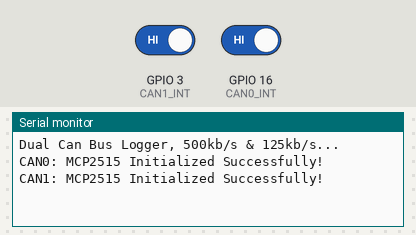
This sketch was run on a simulated ESP8266 (NodeMCU). Parts: the last lines printed to the serial monitor. Inputs (shaded band) come from the test bench; at power-on: GPIO 3 (CAN1_INT) HIGH, GPIO 16 (CAN0_INT) HIGH.

Above: at 1.2 s.
1.3 s: GPIO 3 (CAN1_INT) driven LOW
At 2.4 s:
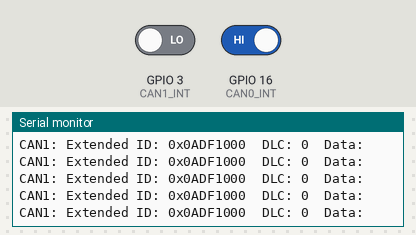
3.2 s: GPIO 16 (CAN0_INT) driven LOW
At 4.2 s:
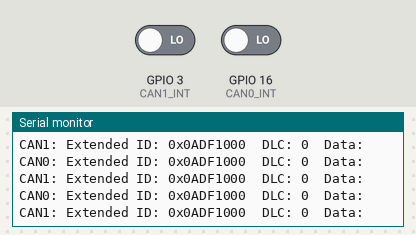
4.7 s: GPIO 3 (CAN1_INT) driven HIGH
At 5.4 s:
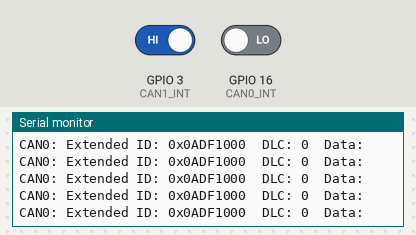

Measured:
- after the input at 1.3 s, the serial monitor: prints a new line at once (image 1)
- after the input at 4.7 s, the serial monitor: prints a new line at once (image 3)

The sketch:

TEST_DUAL_CAN_HW-184.ino
```cpp
/*
 Name:		TEST_DUAL_CAN_HW_184.ino
 Created:	2/7/2022 4:13:10 PM
 Author:	Micro
*/

// CAN Receive Example
// Uses the MCP_CAN_lib-master-1.5.0 library
// https://github.com/coryjfowler/MCP_CAN_lib

#include <mcp_can.h>
#include <SPI.h>


unsigned long upTimer = millis();

#define CAN0_INT 16                             // Set INT to pin 16
MCP_CAN CAN0(22);                               // Set CS to pin 10

// Add 2nd Can Module
#define CAN1_INT 3                              // Set INT to pin 2
MCP_CAN CAN1(17);                               // Set CS to pin 10


void setup()
{
  // Serial needs to be at least this speed otherwise line will be dropped
  Serial.begin(250000);
  Serial.println("Dual Can Bus Logger, 500kb/s & 125kb/s...");

  // Initialize MCP2515 running at 8MHz with a baudrate of 500kb/s and the masks and filters disabled.
  if (CAN0.begin(MCP_ANY, CAN_500KBPS, MCP_8MHZ) == CAN_OK)
    Serial.println("CAN0: MCP2515 Initialized Successfully!");
  else
    Serial.println("CAN0: Error Initializing MCP2515...");
    CAN0.setMode(MCP_NORMAL);                              // Set operation mode to normal so the MCP2515 sends acks to received data.
      pinMode(CAN0_INT, INPUT);                            // Configuring pin for /INT input

  // Add 2nd Can Module

  // Initialize MCP2515 running at 8MHz with a baudrate of 125kb/s and the masks and filters disabled.
  if (CAN1.begin(MCP_ANY, CAN_125KBPS, MCP_8MHZ) == CAN_OK)
    Serial.println("CAN1: MCP2515 Initialized Successfully!");
  else
    Serial.println("CAN1: Error Initializing MCP2515...");
  CAN1.setMode(MCP_NORMAL);                               // Set operation mode to normal so the MCP2515 sends acks to received data.
  pinMode(CAN1_INT, INPUT);                               // Configuring pin for /INT input

  //SPI.setClockDivider(SPI_CLOCK_DIV4);         // Set SPI to run at 4MHz (8MHz / 2 = 4 MHz)
                                                 //SPI_CLOCK_DIV2 would be used for 8MHz (16MHz / 2 = 8 MHz)
}

void loop()
{
  if (!digitalRead(CAN0_INT))                         // If CAN0_INT pin is low, read receive buffer
  {
    readCan(CAN0, 0);
  }

  // Add 2nd Can Module
  if (!digitalRead(CAN1_INT))                         // If CAN0_INT pin is low, read receive buffer
  {
    readCan(CAN1, 1);
  }
}


void readCan(MCP_CAN myCan, uint8_t MCP2515number) {
  //Serial.println(micros() - timer1);

  long unsigned int rxId;
  unsigned char len = 0;
  unsigned char rxBuf[8];
  char msgString[128];                            // Array to store serial string
  myCan.readMsgBuf(&rxId, &len, rxBuf);      // Read data: rxId = Frame ID, len = data length, buf = data byte(s)

  if ((rxId & 0x80000000) == 0x80000000)     // Determine if ID is standard (11 bits) or extended (29 bits)
    sprintf(msgString, "CAN%1d: Extended ID: 0x%.8lX  DLC: %1d  Data:", MCP2515number, (rxId & 0x1FFFFFFF), len);
  else
    //sprintf(msgString, "CAN%1d: Standard ID: 0x%.3lX       DLC: %1d  Data:", MCP2515number, rxId, len);
    sprintf(msgString, "%.8d,%1d,%.3lX,0,0,%1d",millis()-upTimer , MCP2515number, rxId, len);

  Serial.print(msgString);

  if ((rxId & 0x40000000) == 0x40000000) {    // Determine if message is a remote request frame.
    sprintf(msgString, " REMOTE REQUEST FRAME");
    Serial.print(msgString);
  }
  else {
    for (byte i = 0; i < len; i++) {
      sprintf(msgString, ",%.2X", rxBuf[i]);
      Serial.print(msgString);
    }
  }


  Serial.println();

  //timer1 = micros();
}
```
